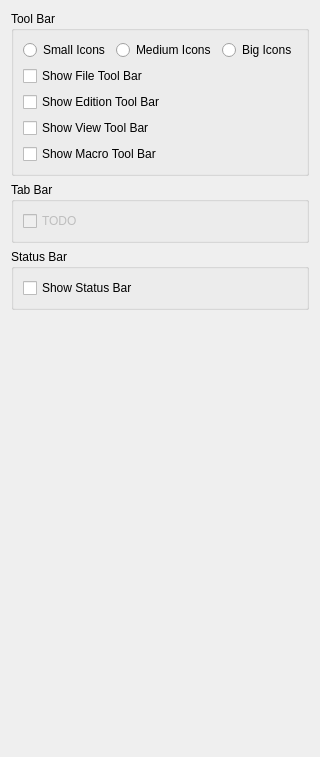
     <widget class="QWidget" name="pInterface">
      <layout class="QVBoxLayout">
       <item>
        <widget class="QGroupBox" name="gbToolBar">
         <property name="title">
          <string>Tool Bar</string>
         </property>
         <layout class="QVBoxLayout">
          <item>
           <layout class="QHBoxLayout">
            <item>
             <widget class="QRadioButton" name="rbSmallToolBarIcon">
              <property name="text">
               <string>Small Icons</string>
              </property>
             </widget>
            </item>
            <item>
             <widget class="QRadioButton" name="rbMediumToolBarIcon">
              <property name="text">
               <string>Medium Icons</string>
              </property>
             </widget>
            </item>
            <item>
             <widget class="QRadioButton" name="rbBigToolBarIcon">
              <property name="text">
               <string>Big Icons</string>
              </property>
             </widget>
            </item>
           </layout>
          </item>
          <item>
           <widget class="QCheckBox" name="cbToolBarFile">
            <property name="text">
             <string>Show File Tool Bar</string>
            </property>
           </widget>
          </item>
          <item>
           <widget class="QCheckBox" name="cbToolBarEdit">
            <property name="text">
             <string>Show Edition Tool Bar</string>
            </property>
           </widget>
          </item>
          <item>
           <widget class="QCheckBox" name="cbToolBarView">
            <property name="text">
             <string>Show View Tool Bar</string>
            </property>
           </widget>
          </item>
          <item>
           <widget class="QCheckBox" name="cbToolBarMacro">
            <property name="text">
             <string>Show Macro Tool Bar</string>
            </property>
           </widget>
          </item>
         </layout>
        </widget>
       </item>
       <item>
        <widget class="QGroupBox" name="gbTabBar">
         <property name="title">
          <string>Tab Bar</string>
         </property>
         <layout class="QVBoxLayout">
          <item>
           <widget class="QCheckBox" name="cbTodo">
            <property name="enabled">
             <bool>false</bool>
            </property>
            <property name="text">
             <string>TODO</string>
            </property>
           </widget>
          </item>
         </layout>
        </widget>
       </item>
       <item>
        <widget class="QGroupBox" name="gbStatusBar">
         <property name="title">
          <string>Status Bar</string>
         </property>
         <layout class="QVBoxLayout">
          <item>
           <widget class="QCheckBox" name="cbStatusBar">
            <property name="text">
             <string>Show Status Bar</string>
            </property>
           </widget>
          </item>
         </layout>
        </widget>
       </item>
       <item>
        <spacer>
         <property name="orientation">
          <enum>Qt::Vertical</enum>
         </property>
         <property name="sizeHint" stdset="0">
          <size>
           <width>20</width>
           <height>436</height>
          </size>
         </property>
        </spacer>
       </item>
      </layout>
     </widget>
